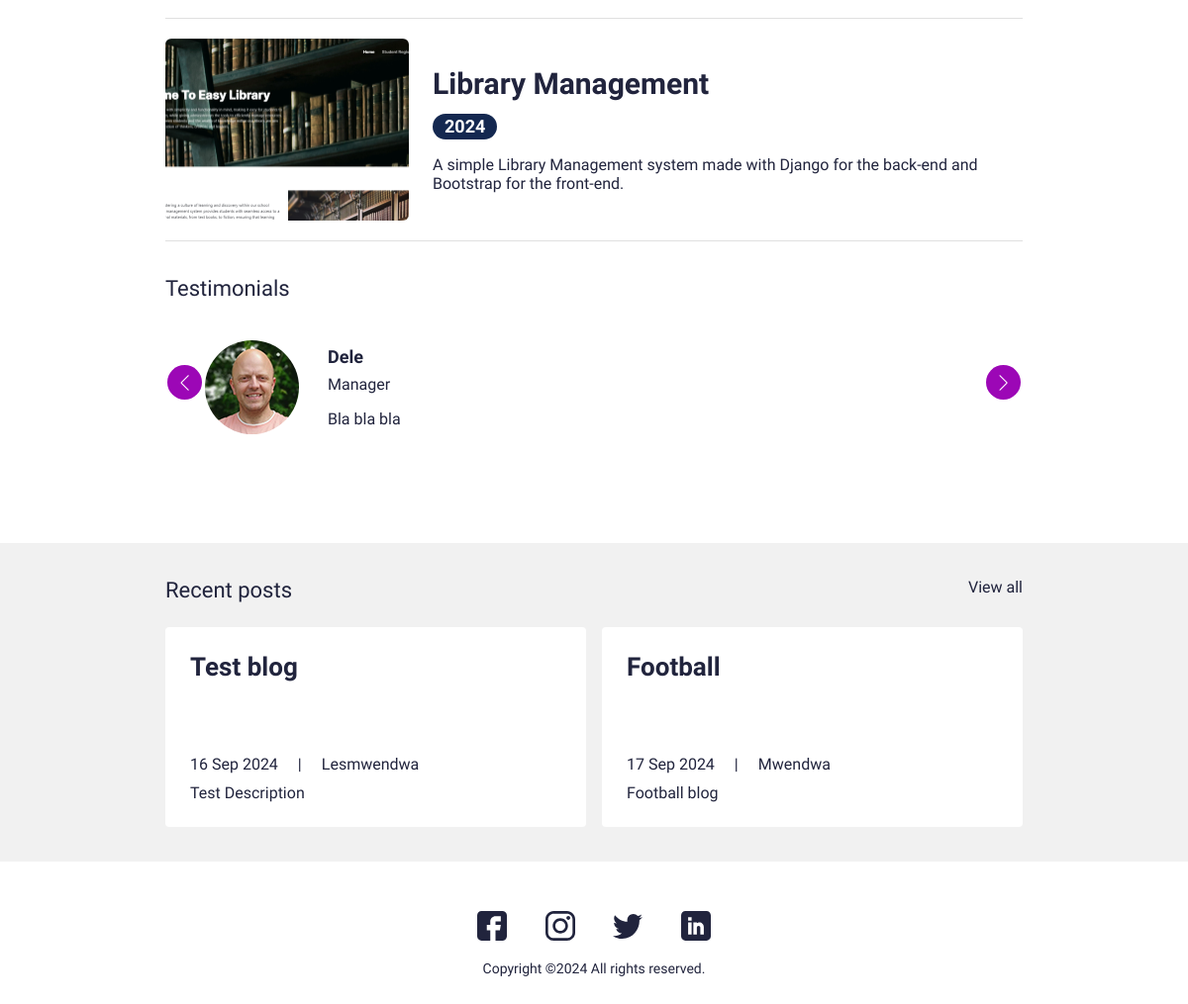
/ (lower part), run on an earlier commit of the app's database.
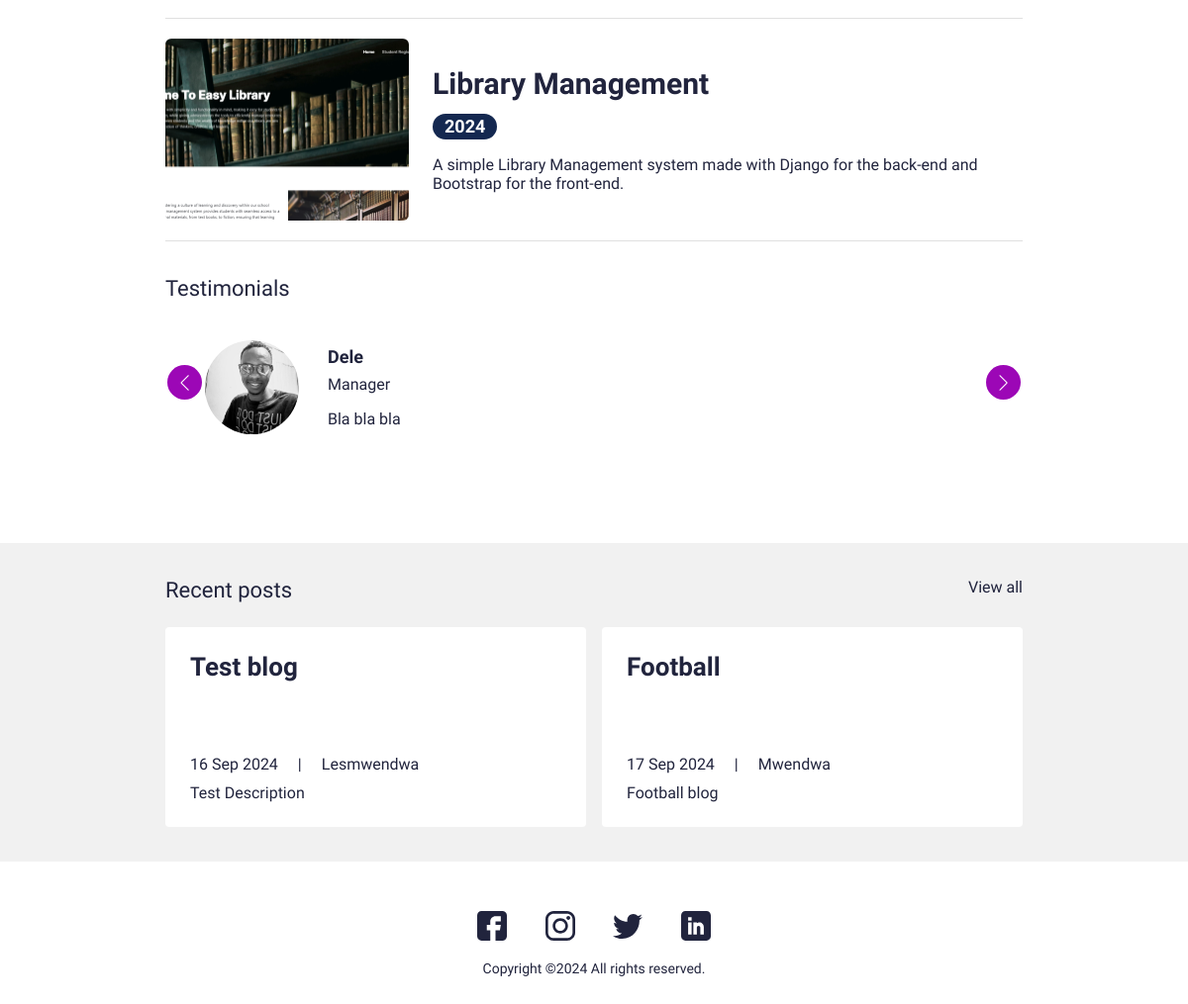
And on a later commit of the database.
### main/models.py (models this page shows, shortened)
class Testimonial(models.Model):
    class Meta:
        verbose_name_plural = 'Testimonials'
        verbose_name = 'Testimonial'
        ordering = ["name"]
    thumbnail = models.ImageField(blank=True, null=True, upload_to="thumbnails")
    name = models.CharField(max_length=200, blank=True, null=True)
    role = models.CharField(max_length=200, blank=True, null=True)
    quote = models.CharField(max_length=500, blank=True, null=True)
    is_active = models.BooleanField(default=True)

### main/views.py (the view)
# urls.py: path('', views.IndexView.as_view(), name="home"),
class IndexView(generic.TemplateView):
    template_name = "main/index.html"
    def get_context_data(self, **kwargs):
        context = super().get_context_data(**kwargs)
        testimonials = Testimonial.objects.filter(is_active=True)
        certificates = Certificate.objects.filter(is_active=True)
        blogs = Blog.objects.filter(is_active=True)
        portfolio = Portfolio.objects.filter(is_active=True)
        context["testimonials"] = testimonials
        context["certificates"] = certificates
        context["blogs"] = blogs
        context["portfolio"] = portfolio
        return context

### main/models.py (called while the page is built)
    def get_absolute_url(self):
        return f"/blog/{self.slug}"

### resume/context_processors.py (called while the page is built)
def project_context(request):
    context = {
        'me' : User.objects.first(),
    }
    return context

### main/templates/main/index.html (shortened to what this page needs)
{% extends 'main/base.html' %}
{% load static %}
{% block content %}
<section>
  <div class="sectionSpace">
    <div class="container">
      <div class="portfolioCol">
        <div class="portfolioCard">
        </div>
        <div class="portfolioCard">
          <div class="row g-4 align-items-center">
            <div class="col-md-auto">
              <div class="portfolioImgCol">
                <a href="http://127.0.0.1:8000/portfolio/library-management"><img src="{% static 'images/library 1.png'%}" alt="..."></a>
              </div>
            </div>
            <div class="col-md">
              <div class="portfolioContentCol">
                <h4 class="lgTitle"><a href="http://127.0.0.1:8000/portfolio/library-management">Library Management</a></h4>
                <ul class="portfolioOption">
                  <li><span class="dateLbl">{% now 'Y' %}</span></li>
                </ul>
                <p>
                  A simple Library Management system made with Django for the back-end and Bootstrap for the front-end.
                </p>
              </div>
            </div>
          </div>
        </div>
      </div>
      <div class="testimonialCol">
        <h4 class="smText regular d-block">Testimonials</h4>
        <div class="testimonialSlider">
          <div class="swiper testimonialSwiper">
            <div class="swiper-wrapper">
              {% for t in testimonials %}
              {% if t.is_active %}
              <div class="swiper-slide">
                <div class="testimonialCard">
                  <div class="row align-items-center">
                    <div class="col-sm-auto">
                      <div class="tImgCol">
                        {% if t.thumbnail %}
                        <img src="{{ t.thumbnail.url }}" alt="Testimonial from {{ t.name }}">
                        {% else %}
                        <img src="{% static 'images/default-profile.jpg' %}" alt="Default profile picture">
                        {% endif %}
                      </div>
                    </div>
                    <div class="col-sm">
                      <div class="tContentCol">
                        <h4 class="xsTitle bold">{{ t.name }}</h4>
                        <p class="role">{{ t.role }}</p>
                        <p>{{ t.quote }}</p>
                      </div>
                    </div>
                  </div>
                </div>
              </div>
              {% endif %}
              {% endfor %}
            </div>
            <div class="test-swiper-button-next swiper-button-next swiperBtnStyle"></div>
            <div class="test-swiper-button-prev swiper-button-prev swiperBtnStyle"></div>
          </div>
        </div>
      </div>
    </div>
  </div>
</section>
<section>
  <div class="sectionSpaceSm lightBg">
    <div class="container">
      <div class="row pb-3">
        <div class="col">
          <h4 class="smText regular">Recent posts</h4>
        </div>
        <div class="col-auto">
          <a href="{% url 'main:blogs' %}" class="simpleLink">View all</a>
        </div>
      </div>
      <div class="row g-3">
        {% for blog in blogs %}
        {% if blog.is_active %}
        <div class="col-lg-6">
          <div class="cardStyle1">
            <h4 class="mdTitle cs1Title">
              <a href="{{ blog.get_absolute_url }}">{{ blog.name }}</a>
            </h4>
            <ul class="cardOptionCol">
              <li>{{ blog.timestamp|date:"d M Y" }}</li>
              <li>{{ blog.author }}</li>
            </ul>
            <p>{{ blog.description }}</p>
          </div>
        </div>
        {% endif %}
        {% endfor %}
      </div>
    </div>
  </div>
</section>
  {% endblock %}

What changed in the data, as far as the page shows it:
changed Testimonial "Dele": thumbnail: a different picture
